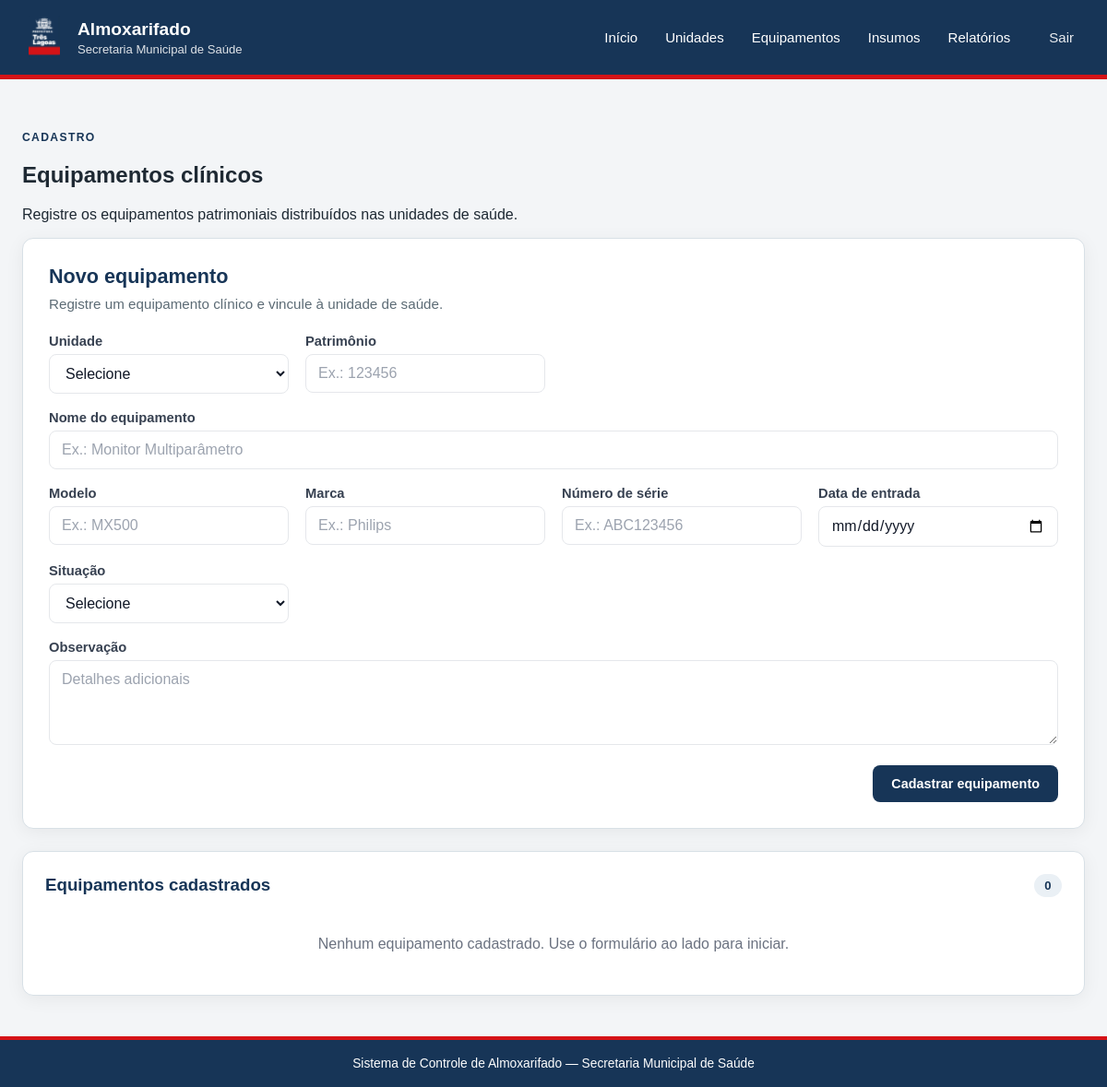
Before: /equipamentos (signed in) with the older database file.
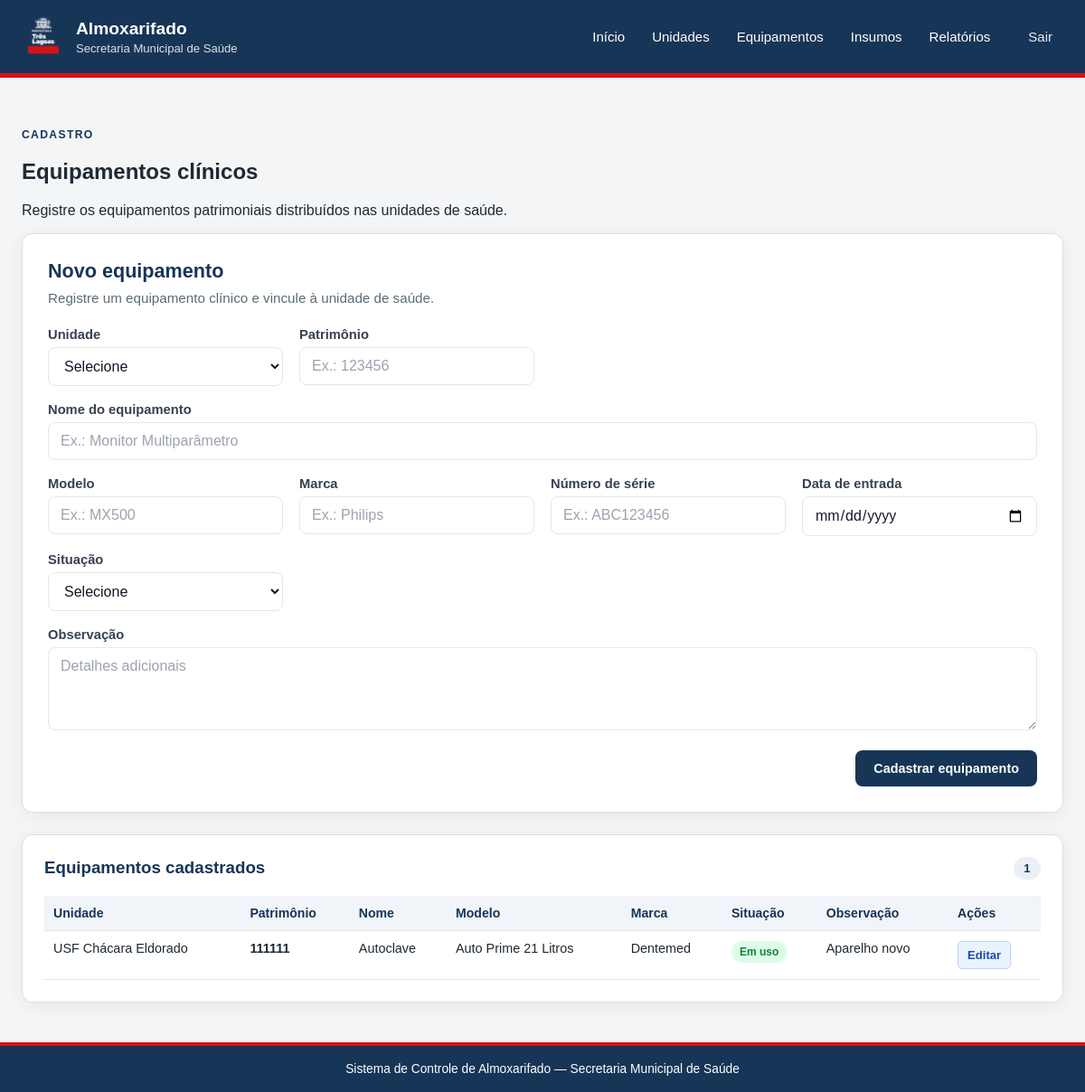
After: the same page with the newer database file.
### tables this page shows
CREATE TABLE equipamentos (
    id_equipamento INTEGER PRIMARY KEY AUTOINCREMENT,
    id_unidade INTEGER NOT NULL,
    patrimonio TEXT NOT NULL,
    nome TEXT,
    modelo TEXT,
    marca TEXT,
    numero_serie TEXT,
    data_entrada DATE,
    situacao TEXT,
    observacao TEXT,
    FOREIGN KEY (id_unidade) REFERENCES unidades(id_unidade),
    UNIQUE(id_unidade, patrimonio)
);

CREATE TABLE unidades (
    id_unidade INTEGER PRIMARY KEY AUTOINCREMENT,
    codigo TEXT NOT NULL UNIQUE,
    nome TEXT NOT NULL,
    tipo TEXT,
    endereco TEXT,
    ativo BOOLEAN DEFAULT 1
);

### app.py (the view, shortened to what this page needs)
@app.route("/equipamentos", methods=["GET", "POST"])
@login_required
def equipamentos():
    busca = request.args.get("busca", "").strip()
    filtro_unidade = request.args.get("id_unidade", "").strip()
    filtro_situacao = request.args.get("situacao", "").strip()
    consulta = """
        SELECT
            e.*,
            u.nome AS nome_unidade,
            u.codigo AS codigo_unidade
        FROM equipamentos e
        JOIN unidades u ON e.id_unidade = u.id_unidade
        WHERE 1 = 1
    """
    parametros = []
    if filtro_unidade:
        try:
            consulta += " AND e.id_unidade = ?"
            parametros.append(int(filtro_unidade))
        except ValueError:
            pass
    if filtro_situacao:
        consulta += " AND e.situacao = ?"
        parametros.append(filtro_situacao)
    consulta += " ORDER BY u.nome, e.patrimonio, e.nome"
    with get_db_connection() as conn:
        lista_equipamentos = conn.execute(
            consulta,
            parametros,
        ).fetchall()
        lista_unidades = conn.execute(
            """
            SELECT id_unidade, codigo, nome
            FROM unidades
            ORDER BY nome
            """
        ).fetchall()
    return render_template(
        "equipamentos.html",
        equipamentos=lista_equipamentos,
        unidades=lista_unidades,
        busca=busca,
        filtro_unidade=filtro_unidade,
        filtro_situacao=filtro_situacao,
    )

### app.py (called while the page is built)
def login_required(f):
    @wraps(f)
    def decorated_function(*args, **kwargs):
        if not session.get("logged_in"):
            flash("Você precisa fazer login para acessar esta página.", "erro")
            return redirect(url_for("login", next=request.url))
        return f(*args, **kwargs)
    return decorated_function

def get_db_connection():
    conn = sqlite3.connect(DATABASE)
    conn.row_factory = sqlite3.Row
    conn.execute("PRAGMA foreign_keys = ON")
    return conn

### templates/equipamentos.html (shortened to what the changed rows need)
{% extends "base.html" %}
{% block content %}
<section class="cabecalho-pagina">
    <div>
        <h2>Equipamentos clínicos</h2>
    </div>
</section>
<section class="grid-insumos">
    <article class="painel">
        <div class="titulo-painel">
            <h3>Equipamentos cadastrados</h3>
            <span class="contador">{{ equipamentos|length }}</span>
        </div>
        {% if equipamentos %}
            <div class="tabela-responsiva">
                <table>
                    <thead>
                        <tr>
                            <th>Unidade</th>
                            <th>Patrimônio</th>
                            <th>Nome</th>
                            <th>Modelo</th>
                            <th>Marca</th>
                            <th>Situação</th>
                            <th>Observação</th>
                            <th>Ações</th>
                        </tr>
                    </thead>
                    <tbody>
                        {% for equipamento in equipamentos %}
                        <tr>
                            <td>{{ equipamento['nome_unidade'] }}</td>
                            <td><strong>{{ equipamento['patrimonio'] }}</strong></td>
                            <td>{{ equipamento['nome'] or '-' }}</td>
                            <td>{{ equipamento['modelo'] or '-' }}</td>
                            <td>{{ equipamento['marca'] or '-' }}</td>
                            <td>
                                <span class="badge badge--{{ equipamento['situacao']|lower|replace(' ', '-') }}">
                                    {{ equipamento['situacao'] or '-' }}
                                </span>
                            </td>
                            <td>{{ equipamento['observacao'] or '-' }}</td>
                            <td>
                                <a
                                    class="botao botao--editar"
                                    href="{{ url_for('editar_equipamento', id_equipamento=equipamento['id_equipamento']) }}"
                                >
                                    Editar
                                </a>
                            </td>
                        </tr>
                        {% endfor %}
                    </tbody>
                </table>
            </div>
        {% else %}
            <p class="estado-vazio">
                Nenhum equipamento cadastrado. Use o formulário ao lado para iniciar.
            </p>
        {% endif %}
    </article>
</section>
{% endblock %}

Changed rows visible on the page:
added equipamentos: nome_unidade "USF Chácara Eldorado", patrimonio "111111", nome "Autoclave", modelo "Auto Prime 21 Litros", marca "Dentemed", situacao "Em uso", observacao "Aparelho novo"
Other visible differences:
{{ equipamentos|length }}: "0" → "1"
text no longer shown: "Nenhum equipamento cadastrado. Use o formulário ao lado para iniciar."
text now shown: "Unidade Patrimônio Nome Modelo Marca Situação Observação Ações"
